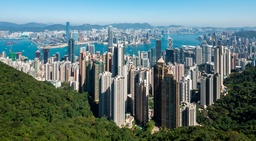
#> input picture Edge Detection/HongKongSkyline.jpg, 256 x 141 px, shrunk from 4000 x 2200 before the run, found by its file name
$ python edge_detection.py
#> lines starting #> are read from the running program, lines starting #| are printed output that depends on the picture
# %matplotlib inline

import numpy as np
import matplotlib.pyplot as plt

vertical_filter = [[-1, -2, -1], [0, 0, 0], [1, 2, 1]]
horizontal_filter = [[-1, 0, -1], [-2, 0, 2], [-1, 0 , 1]]

img = plt.imread('C:/Users/Jeffrey/Documents/GitHub/Wot/Edge Detection/HongKongSkyline.jpg')
#> img is the input picture: shape (141, 256, 3); mean R, G, B 97.7, 120.3, 118.3
n, m, d = img.shape
#> n = 141; m = 256; d = 3

edges_img = img.copy()
for row in range(3, n-2):
    for col in range(3, m-2):
        local_pixels = img[row - 1 : row + 2, col - 1 : col + 2, 0]

        vertical_transformed_pixels = vertical_filter * local_pixels
        vertical_score = vertical_transformed_pixels.sum() / 4

        horizontal_transformed_pixels = horizontal_filter * local_pixels
        horizontal_score = horizontal_transformed_pixels.sum() / 4

        edge_score = (vertical_score ** 2 + horizontal_score ** 2) ** .5
        edges_img[row, col] = [edge_score] * 3
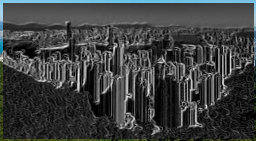
#> edges_img: shape (141, 256, 3); mean R, G, B 61.2, 63.5, 63.6

edges_img = edges_img / edges_img.max()
plt.imshow(edges_img, cmap='gray')
plt.show()
# edges_img.savefig('edges.png')

$ run again, with Edge Detection/GettyImages-586892388-5c7b646fc9e77c0001d19d3b.jpg copied over Edge Detection/HongKongSkyline.jpg
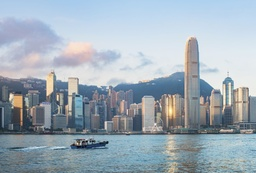
#> input picture Edge Detection/GettyImages-586892388-5c7b646fc9e77c0001d19d3b.jpg, 256 x 173 px, shrunk from 2106 x 1424 before the run, found by its file name
#> img is the input picture: shape (173, 256, 3); mean R, G, B 158.3, 171.6, 182.4
#> after the loop `for row in range(3, n-2):`:
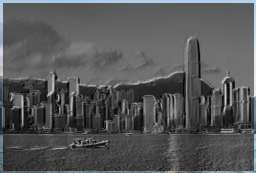
#> edges_img: shape (173, 256, 3); mean R, G, B 85.5, 86.5, 87.4

$ run again, with Edge Detection/Hong_Kong_Skyline_Restitch_-_Dec_2007.jpg copied over Edge Detection/HongKongSkyline.jpg
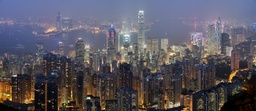
#> input picture Edge Detection/Hong_Kong_Skyline_Restitch_-_Dec_2007.jpg, 256 x 111 px, shrunk from 4250 x 1844 before the run, found by its file name
#> img is the input picture: shape (111, 256, 3); mean R, G, B 90.1, 86.8, 97.2
#> after the loop `for row in range(3, n-2):`:
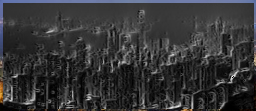
#> edges_img: shape (111, 256, 3); mean R, G, B 52.7, 52.8, 54
